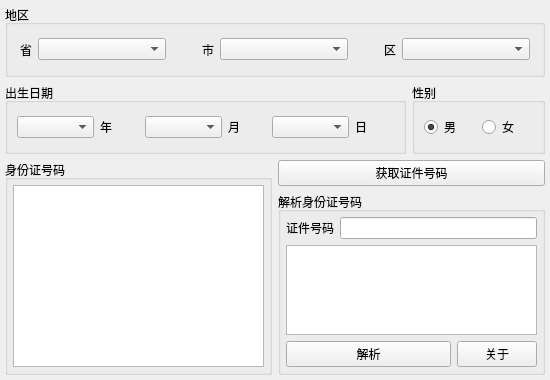
<?xml version="1.0" encoding="UTF-8"?>
<ui version="4.0">
 <class>IDCardGenerator</class>
 <widget class="QWidget" name="IDCardGenerator">
  <property name="geometry">
   <rect>
    <x>0</x>
    <y>0</y>
    <width>550</width>
    <height>380</height>
   </rect>
  </property>
  <property name="sizePolicy">
   <sizepolicy hsizetype="Preferred" vsizetype="Preferred">
    <horstretch>0</horstretch>
    <verstretch>0</verstretch>
   </sizepolicy>
  </property>
  <property name="minimumSize">
   <size>
    <width>550</width>
    <height>380</height>
   </size>
  </property>
  <property name="maximumSize">
   <size>
    <width>550</width>
    <height>380</height>
   </size>
  </property>
  <property name="baseSize">
   <size>
    <width>550</width>
    <height>380</height>
   </size>
  </property>
  <property name="windowTitle">
   <string>身份证号码生成器</string>
  </property>
  <layout class="QVBoxLayout" name="verticalLayout" stretch="1,1,3">
   <property name="leftMargin">
    <number>5</number>
   </property>
   <property name="topMargin">
    <number>5</number>
   </property>
   <property name="rightMargin">
    <number>5</number>
   </property>
   <property name="bottomMargin">
    <number>5</number>
   </property>
   <item>
    <layout class="QVBoxLayout" name="verticalLayout_6">
     <item>
      <widget class="QGroupBox" name="groupBox">
       <property name="focusPolicy">
        <enum>Qt::FocusPolicy::NoFocus</enum>
       </property>
       <property name="contextMenuPolicy">
        <enum>Qt::ContextMenuPolicy::NoContextMenu</enum>
       </property>
       <property name="layoutDirection">
        <enum>Qt::LayoutDirection::LeftToRight</enum>
       </property>
       <property name="title">
        <string>地区</string>
       </property>
       <layout class="QHBoxLayout" name="horizontalLayout" stretch="0,3,1,3,1,3">
        <property name="leftMargin">
         <number>12</number>
        </property>
        <property name="topMargin">
         <number>0</number>
        </property>
        <property name="rightMargin">
         <number>12</number>
        </property>
        <property name="bottomMargin">
         <number>0</number>
        </property>
        <item>
         <widget class="QLabel" name="label_2">
          <property name="text">
           <string>省</string>
          </property>
          <property name="alignment">
           <set>Qt::AlignmentFlag::AlignLeading|Qt::AlignmentFlag::AlignLeft|Qt::AlignmentFlag::AlignVCenter</set>
          </property>
          <property name="margin">
           <number>0</number>
          </property>
         </widget>
        </item>
        <item>
         <widget class="QComboBox" name="provinceSel"/>
        </item>
        <item>
         <widget class="QLabel" name="label">
          <property name="text">
           <string>市</string>
          </property>
          <property name="alignment">
           <set>Qt::AlignmentFlag::AlignRight|Qt::AlignmentFlag::AlignTrailing|Qt::AlignmentFlag::AlignVCenter</set>
          </property>
         </widget>
        </item>
        <item>
         <widget class="QComboBox" name="citySel"/>
        </item>
        <item>
         <widget class="QLabel" name="label_3">
          <property name="text">
           <string>区</string>
          </property>
          <property name="alignment">
           <set>Qt::AlignmentFlag::AlignRight|Qt::AlignmentFlag::AlignTrailing|Qt::AlignmentFlag::AlignVCenter</set>
          </property>
         </widget>
        </item>
        <item>
         <widget class="QComboBox" name="districtSel"/>
        </item>
       </layout>
      </widget>
     </item>
    </layout>
   </item>
   <item>
    <layout class="QHBoxLayout" name="horizontalLayout_3" stretch="3,1">
     <item>
      <widget class="QGroupBox" name="groupBox_2">
       <property name="title">
        <string>出生日期</string>
       </property>
       <layout class="QHBoxLayout" name="horizontalLayout_2" stretch="2,1,2,1,2,1">
        <property name="topMargin">
         <number>0</number>
        </property>
        <property name="bottomMargin">
         <number>0</number>
        </property>
        <item>
         <widget class="QComboBox" name="yearSel"/>
        </item>
        <item>
         <widget class="QLabel" name="label_4">
          <property name="text">
           <string>年</string>
          </property>
         </widget>
        </item>
        <item>
         <widget class="QComboBox" name="monthSel"/>
        </item>
        <item>
         <widget class="QLabel" name="label_5">
          <property name="text">
           <string>月</string>
          </property>
         </widget>
        </item>
        <item>
         <widget class="QComboBox" name="daySel"/>
        </item>
        <item>
         <widget class="QLabel" name="label_6">
          <property name="text">
           <string>日</string>
          </property>
         </widget>
        </item>
       </layout>
      </widget>
     </item>
     <item>
      <widget class="QGroupBox" name="groupBox_3">
       <property name="title">
        <string>性别</string>
       </property>
       <layout class="QHBoxLayout" name="horizontalLayout_4" stretch="1,1">
        <property name="topMargin">
         <number>0</number>
        </property>
        <property name="bottomMargin">
         <number>0</number>
        </property>
        <item>
         <widget class="QRadioButton" name="man">
          <property name="text">
           <string>男</string>
          </property>
          <property name="checked">
           <bool>true</bool>
          </property>
         </widget>
        </item>
        <item>
         <widget class="QRadioButton" name="woman">
          <property name="text">
           <string>女</string>
          </property>
         </widget>
        </item>
       </layout>
      </widget>
     </item>
    </layout>
   </item>
   <item>
    <layout class="QHBoxLayout" name="horizontalLayout_5" stretch="1,1">
     <property name="rightMargin">
      <number>0</number>
     </property>
     <item>
      <widget class="QGroupBox" name="groupBox_4">
       <property name="title">
        <string>身份证号码</string>
       </property>
       <layout class="QVBoxLayout" name="verticalLayout_2">
        <property name="leftMargin">
         <number>5</number>
        </property>
        <property name="topMargin">
         <number>5</number>
        </property>
        <property name="rightMargin">
         <number>5</number>
        </property>
        <property name="bottomMargin">
         <number>5</number>
        </property>
        <item>
         <widget class="QTextEdit" name="certNos">
          <property name="readOnly">
           <bool>true</bool>
          </property>
         </widget>
        </item>
       </layout>
      </widget>
     </item>
     <item>
      <layout class="QVBoxLayout" name="verticalLayout_3" stretch="1,5">
       <item>
        <layout class="QVBoxLayout" name="verticalLayout_4">
         <item>
          <widget class="QPushButton" name="getCertNoButton">
           <property name="text">
            <string>获取证件号码</string>
           </property>
          </widget>
         </item>
        </layout>
       </item>
       <item>
        <widget class="QGroupBox" name="groupBox_5">
         <property name="title">
          <string>解析身份证号码</string>
         </property>
         <layout class="QVBoxLayout" name="verticalLayout_5" stretch="1,3,1">
          <property name="leftMargin">
           <number>5</number>
          </property>
          <property name="topMargin">
           <number>5</number>
          </property>
          <property name="rightMargin">
           <number>5</number>
          </property>
          <property name="bottomMargin">
           <number>5</number>
          </property>
          <item>
           <layout class="QHBoxLayout" name="horizontalLayout_6">
            <item>
             <widget class="QLabel" name="label_7">
              <property name="text">
               <string>证件号码</string>
              </property>
             </widget>
            </item>
            <item>
             <widget class="QLineEdit" name="certNo"/>
            </item>
           </layout>
          </item>
          <item>
           <widget class="QTextEdit" name="tipsEdit">
            <property name="readOnly">
             <bool>true</bool>
            </property>
           </widget>
          </item>
          <item>
           <layout class="QHBoxLayout" name="horizontalLayout_7" stretch="4,1">
            <item>
             <widget class="QPushButton" name="checkCertNoButton">
              <property name="text">
               <string>解析</string>
              </property>
             </widget>
            </item>
            <item>
             <widget class="QPushButton" name="aboutButton">
              <property name="text">
               <string>关于</string>
              </property>
             </widget>
            </item>
           </layout>
          </item>
         </layout>
        </widget>
       </item>
      </layout>
     </item>
    </layout>
   </item>
  </layout>
 </widget>
 <resources/>
 <connections/>
</ui>
